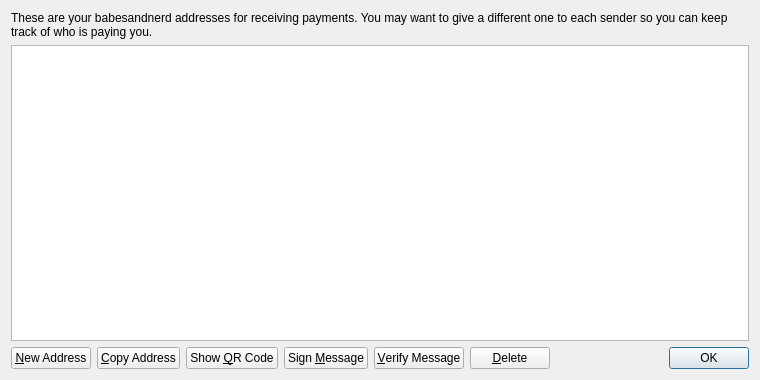
<?xml version="1.0" encoding="UTF-8"?>
<ui version="4.0">
 <class>AddressBookPage</class>
 <widget class="QWidget" name="AddressBookPage">
  <property name="geometry">
   <rect>
    <x>0</x>
    <y>0</y>
    <width>760</width>
    <height>380</height>
   </rect>
  </property>
  <property name="windowTitle">
   <string>Address Book</string>
  </property>
  <layout class="QVBoxLayout" name="verticalLayout">
   <item>
    <widget class="QLabel" name="labelExplanation">
     <property name="text">
      <string>These are your babesandnerd addresses for receiving payments. You may want to give a different one to each sender so you can keep track of who is paying you.</string>
     </property>
     <property name="textFormat">
      <enum>Qt::PlainText</enum>
     </property>
     <property name="wordWrap">
      <bool>true</bool>
     </property>
    </widget>
   </item>
   <item>
    <widget class="QTableView" name="tableView">
     <property name="contextMenuPolicy">
      <enum>Qt::CustomContextMenu</enum>
     </property>
     <property name="toolTip">
      <string>Double-click to edit address or label</string>
     </property>
     <property name="tabKeyNavigation">
      <bool>false</bool>
     </property>
     <property name="alternatingRowColors">
      <bool>true</bool>
     </property>
     <property name="selectionMode">
      <enum>QAbstractItemView::SingleSelection</enum>
     </property>
     <property name="selectionBehavior">
      <enum>QAbstractItemView::SelectRows</enum>
     </property>
     <property name="sortingEnabled">
      <bool>true</bool>
     </property>
     <attribute name="verticalHeaderVisible">
      <bool>false</bool>
     </attribute>
    </widget>
   </item>
   <item>
    <layout class="QHBoxLayout" name="horizontalLayout">
     <item>
      <widget class="QPushButton" name="newAddressButton">
       <property name="toolTip">
        <string>Create a new address</string>
       </property>
       <property name="text">
        <string>&amp;New Address</string>
       </property>
       <property name="icon">
        <iconset resource="../bitcoin.qrc">
         <normaloff>:/icons/add</normaloff>:/icons/add</iconset>
       </property>
      </widget>
     </item>
     <item>
      <widget class="QPushButton" name="copyToClipboard">
       <property name="toolTip">
        <string>Copy the currently selected address to the system clipboard</string>
       </property>
       <property name="text">
        <string>&amp;Copy Address</string>
       </property>
       <property name="icon">
        <iconset resource="../bitcoin.qrc">
         <normaloff>:/icons/editcopy</normaloff>:/icons/editcopy</iconset>
       </property>
      </widget>
     </item>
     <item>
      <widget class="QPushButton" name="showQRCode">
       <property name="text">
        <string>Show &amp;QR Code</string>
       </property>
       <property name="icon">
        <iconset resource="../bitcoin.qrc">
         <normaloff>:/icons/qrcode</normaloff>:/icons/qrcode</iconset>
       </property>
      </widget>
     </item>
     <item>
      <widget class="QPushButton" name="signMessage">
       <property name="toolTip">
        <string>Sign a message to prove you own a babesandnerd address</string>
       </property>
       <property name="text">
        <string>Sign &amp;Message</string>
       </property>
       <property name="icon">
        <iconset resource="../bitcoin.qrc">
         <normaloff>:/icons/edit</normaloff>:/icons/edit</iconset>
       </property>
      </widget>
     </item>
     <item>
      <widget class="QPushButton" name="verifyMessage">
       <property name="toolTip">
        <string>Verify a message to ensure it was signed with a specified babesandnerd address</string>
       </property>
       <property name="text">
        <string>&amp;Verify Message</string>
       </property>
       <property name="icon">
        <iconset resource="../bitcoin.qrc">
         <normaloff>:/icons/transaction_0</normaloff>:/icons/transaction_0</iconset>
       </property>
      </widget>
     </item>
     <item>
      <widget class="QPushButton" name="deleteButton">
       <property name="toolTip">
        <string>Delete the currently selected address from the list</string>
       </property>
       <property name="text">
        <string>&amp;Delete</string>
       </property>
       <property name="icon">
        <iconset resource="../bitcoin.qrc">
         <normaloff>:/icons/remove</normaloff>:/icons/remove</iconset>
       </property>
      </widget>
     </item>
     <item>
      <spacer name="horizontalSpacer">
       <property name="orientation">
        <enum>Qt::Horizontal</enum>
       </property>
       <property name="sizeHint" stdset="0">
        <size>
         <width>40</width>
         <height>20</height>
        </size>
       </property>
      </spacer>
     </item>
     <item>
      <widget class="QDialogButtonBox" name="buttonBox">
       <property name="sizePolicy">
        <sizepolicy hsizetype="Maximum" vsizetype="Fixed">
         <horstretch>0</horstretch>
         <verstretch>0</verstretch>
        </sizepolicy>
       </property>
       <property name="standardButtons">
        <set>QDialogButtonBox::Ok</set>
       </property>
      </widget>
     </item>
    </layout>
   </item>
  </layout>
 </widget>
 <resources>
  <include location="../bitcoin.qrc"/>
 </resources>
 <connections/>
</ui>
